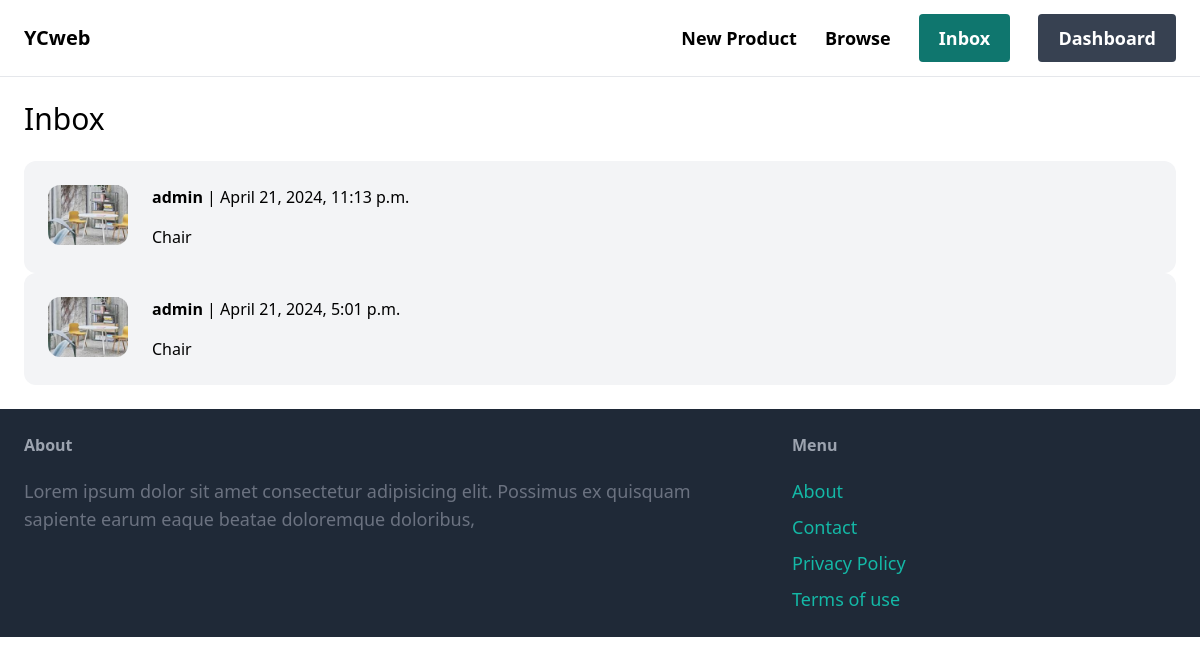
Screenshot of /inbox/ (signed in) with the database file from the repository.
### conversation/models.py (models this page shows)
class Conversation(models.Model):
    item = models.ForeignKey(Item, related_name='convarsations', on_delete=models.CASCADE)
    members = models.ManyToManyField(User, related_name='conversations')
    created_at = models.DateTimeField(auto_now_add=True)
    modified_at = models.DateTimeField(auto_now=True)
    class Meta:
        ordering = ('-modified_at',)

### item/models.py (models this page shows, shortened)
class Item(models.Model):
    category = models.ForeignKey(Category, related_name='items', on_delete=models.CASCADE)
    name = models.CharField(max_length=255)
    description = models.TextField(blank=True, null=True)
    price = models.FloatField()
    image = models.ImageField(upload_to='item_images', blank=True, null=True)
    is_sold = models.BooleanField(default=False)
    created_by = models.ForeignKey(User, related_name='items', on_delete=models.CASCADE)
    created_at = models.DateTimeField(auto_now_add=True)

### conversation/views.py (the view)
# urls.py: path('', views.inbox, name='inbox'),
@login_required
def inbox(request):
    conversations = Conversation.objects.filter(members__in=[request.user.id])
    return render(request, 'conversation/inbox.html',{
        'conversations': conversations
    })

### conversation/templates/conversation/inbox.html (shortened to what this page needs)
{% extends 'core/base.html' %}
{% block content %}
<h1 class="mb-6 text-3xl">Inbox</h1>
<div class="space-y-6">
    {% for conversation in conversations %}
        <a href="{% url 'conversation:detail' conversation.id %}">
            <div class="p-6 flex bg-gray-100 rounded-xl">
                <div class="pr-6">
                    <img src="{{ conversation.item.image.url }}" class="w-20 rounded-xl"></img>
                </div>
                <div>
                    {% for member in conversation.members.all %}
                        {% if member != request.user %}
                            <p class="mb-4"><strong>{{ member.username }}</strong> | {{ conversation.modified_at }}</p>
                            <p>{{ conversation.item.name }}</p>
                        {% endif %}
                    {% endfor %}
                </div>
            </div>
        </a>
    {% endfor %}
</div>
{% endblock %}

### rows the page displays
Conversation: item.image (picture), modified_at "April 21, 2024, 11:13 p.m.", item.name "Chair"
Conversation: item.image (picture), modified_at "April 21, 2024, 5:01 p.m.", item.name "Chair"

### other values shown
{{ member.username }} "admin"
